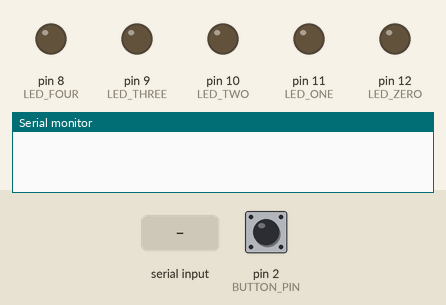
Bench run of a sketch on a simulated Arduino Uno, built with avr-gcc and run on an emulated ATmega328P. Parts: output pins drawn as LEDs (lit = HIGH), the last lines printed to the serial monitor. Inputs (shaded band) come from the test bench; at power-on: pin 2 (BUTTON_PIN) LOW.

Above: at 1.2 s.
1.3 s: "0" received over Serial
At 3.4 s:
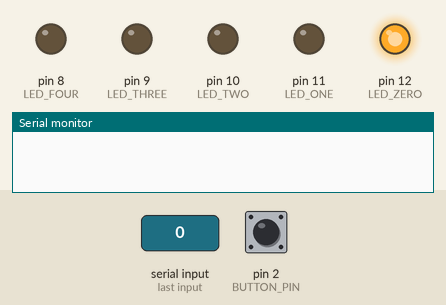
3.8 s: "1" received over Serial
At 5.9 s:
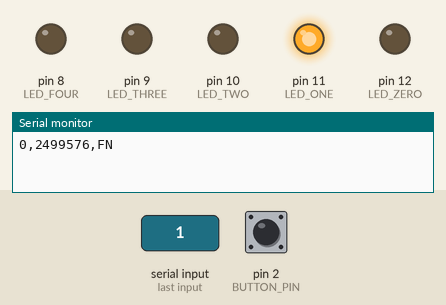
6.3 s: "2" received over Serial
At 7.8 s:
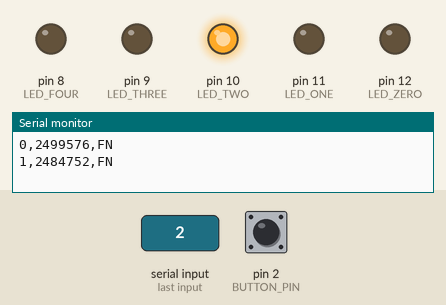
8.8 s: "3" received over Serial
At 10.9 s:
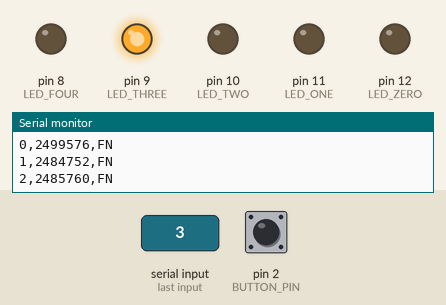
11.3 s: "4" received over Serial
At 12.8 s:
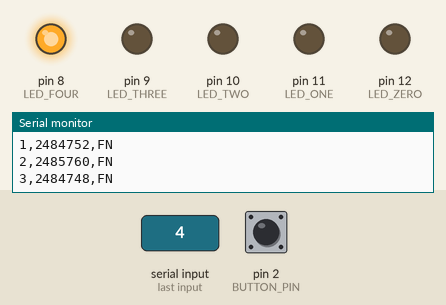
13.8 s: pin 2 (BUTTON_PIN) pulled HIGH for 0.15 s
At 14.6 s:
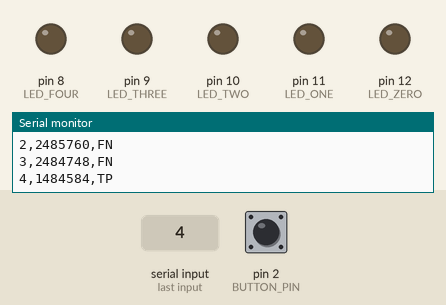
Timing chart, 0 to 16.4 s (numbered marks = the images above; inputs shaded):
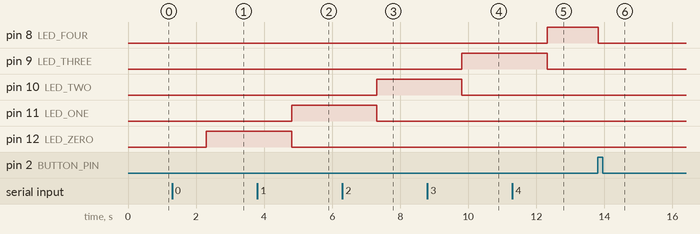

Measured:
- after the input at 1.3 s, pin 12 (LED_ZERO): LOW → HIGH after 1.0 s
- after the input at 3.8 s, pin 11 (LED_ONE): LOW → HIGH after 1.0 s; pin 12 (LED_ZERO): HIGH → LOW after 1.0 s
- after the input at 6.3 s, pin 10 (LED_TWO): LOW → HIGH after 1.0 s; pin 11 (LED_ONE): HIGH → LOW after 1.0 s
- after the input at 8.8 s, pin 9 (LED_THREE): LOW → HIGH after 1.0 s; pin 10 (LED_TWO): HIGH → LOW after 1.0 s
- after the input at 11.3 s, pin 8 (LED_FOUR): LOW → HIGH after 1.0 s; pin 9 (LED_THREE): HIGH → LOW after 1.0 s
- after the input at 13.8 s, pin 8 (LED_FOUR): HIGH → LOW at once

The sketch:

LEDControlPhysical.ino
```cpp
/*
 *          LED
 *  buttoon  True  false
 *  True    TP    FP
 *  False   FN    TN
 *
 *  T = true
 *  F = False
 *  P = Positive
 *  N = Negative
 *
 *   FN is never recorded as this is the case when the button is NOT pressed when LED's are not ON
 */

//setting pins
//LED pins
const int LED_ZERO = 12;
const int LED_ONE = 11;
const int LED_TWO = 10;
const int LED_THREE = 9;
const int LED_FOUR = 8;

//button pin
const int BUTTON_PIN = 2;


//setting states
//int ledState0 = LOW;
//int ledState1 = LOW;
//int ledState2 = LOW;
//int ledState3 = LOW;
//int ledState4 = LOW;
int buttonState = LOW;
int lastButtonState = LOW;

//debounce times
// button presses can flicker, if the state has been constant for more than the debounceDelay, then we assume a definite button press
unsigned long lastDebounceTime = 0; //the last time the outut pin was toggled
long debounceDelay = 20000; //20millisecond

//Serial input
String incoming = "";
String previousIncoming = ""; //in case of missed event

//button reading
int buttonRead = LOW;

//reaction time
unsigned long startTime; //time led was turned on
unsigned long reactionTime;

//flags
int isLedOn = 0; //button reading is taken only when LED is on
//int isMissed = 0; //send failed to detect event if this is true

void setup() {
  Serial.begin(9600); // send and receive at 9600 baud

  //setting pin modes for led
  pinMode(LED_ZERO,OUTPUT);
  pinMode(LED_ONE,OUTPUT);
  pinMode(LED_TWO,OUTPUT);
  pinMode(LED_THREE,OUTPUT);
  pinMode(LED_FOUR,OUTPUT);

  //setting pin modes for button
  pinMode(BUTTON_PIN,INPUT);

  //set init led states
  digitalWrite(LED_ZERO,LOW);
  digitalWrite(LED_ONE,LOW);
  digitalWrite(LED_TWO,LOW);
  digitalWrite(LED_THREE,LOW);
  digitalWrite(LED_FOUR,LOW);
}


void loop() {
  // put your main code here, to run repeatedly:

  if(Serial.available()>0){

    //set previousIncoming to last incoming
    previousIncoming = incoming;
//    checkFailedToDetect(incoming);

    //read message
    incoming = Serial.readString();

    setUpLed(incoming);
//    test(incoming);
  }

//  if(isLedOn == 1){
    buttonRead = digitalRead(BUTTON_PIN);
//  }

  if(buttonRead != lastButtonState){
    //reset debounce time
    lastDebounceTime = micros();
  }

  if((micros() - lastDebounceTime) > debounceDelay){
      //reading is stable
      if(buttonRead != buttonState){
        buttonState = buttonRead;

        //record the reaction time.
        if(buttonState == HIGH){
          if(isLedOn == 0){
            Serial.println(",,FP");
            Serial.flush();
          }else{
            switchOffLeds();
            reactionTime = lastDebounceTime - startTime;
            Serial.println(incoming+","+reactionTime+",TP");
            Serial.flush();
          }
        }
      }
  }

  lastButtonState = buttonRead;
}

void switchOffLeds(){
  digitalWrite(LED_ZERO,LOW);
  digitalWrite(LED_ONE,LOW);
  digitalWrite(LED_TWO,LOW);
  digitalWrite(LED_THREE,LOW);
  digitalWrite(LED_FOUR,LOW);
  isLedOn = 0;
}


//if participant failed to detect LED and new LED event received
//if true send "failed to detect"
//void checkFailedToDetect(String incoming){
//    if(isLedOn == 1){
//      reactionTime = micros() - startTime;
//      Serial.println("Failed to detect "+incoming+":"+reactionTime);
//      Serial.flush();
//    }
//}


//if participant failed to detect LED and new LED event received
//if true send "failed to detect"
void checkFailedToDetect(String previousIncoming){
  //  if and led is on then there is a missed event, send failed to detect with max reaction time allowed
  if(isLedOn == 1){
    reactionTime = micros() - startTime;
    Serial.println(previousIncoming+","+reactionTime+",FN");
    Serial.flush();
  }
}

int setUpLed(String incoming){

  if(incoming == "0"){
    checkFailedToDetect(previousIncoming);

    //start timer -  records current time
    startTime = micros();
    //turn on led 0
    digitalWrite(LED_ZERO,HIGH);
    digitalWrite(LED_ONE,LOW);
    digitalWrite(LED_TWO,LOW);
    digitalWrite(LED_THREE,LOW);
    digitalWrite(LED_FOUR,LOW);
    isLedOn = 1;
  }else if(incoming == "1"){
    checkFailedToDetect(previousIncoming);
    //start timer -  records current time
    startTime = micros();
    //turn on led 1
    digitalWrite(LED_ZERO,LOW);
    digitalWrite(LED_ONE,HIGH);
    digitalWrite(LED_TWO,LOW);
    digitalWrite(LED_THREE,LOW);
    digitalWrite(LED_FOUR,LOW);
    isLedOn = 1;
  }else if(incoming == "2"){
    checkFailedToDetect(previousIncoming);
    //start timer -  records current time
    startTime = micros();
    //turn on led 1
    digitalWrite(LED_ZERO,LOW);
    digitalWrite(LED_ONE,LOW);
    digitalWrite(LED_TWO,HIGH);
    digitalWrite(LED_THREE,LOW);
    digitalWrite(LED_FOUR,LOW);
    isLedOn = 1;
  }else if(incoming == "3"){
    checkFailedToDetect(previousIncoming);
    //start timer -  records current time
    startTime = micros();
    //turn on led 1
    digitalWrite(LED_ZERO,LOW);
    digitalWrite(LED_ONE,LOW);
    digitalWrite(LED_TWO,LOW);
    digitalWrite(LED_THREE,HIGH);
    digitalWrite(LED_FOUR,LOW);
    isLedOn = 1;
  }else if(incoming == "4"){
    checkFailedToDetect(previousIncoming);
    //start timer -  records current time
    startTime = micros();
    //turn on led 1
    digitalWrite(LED_ZERO,LOW);
    digitalWrite(LED_ONE,LOW);
    digitalWrite(LED_TWO,LOW);
    digitalWrite(LED_THREE,LOW);
    digitalWrite(LED_FOUR,HIGH);
    isLedOn = 1;
  }else if(incoming == "#"){
    checkFailedToDetect(previousIncoming);
    delay(1000);
    // string "#" is sent as a terminating character
    Serial.print("#");
    Serial.flush();
    switchOffLeds();
  }
}


//this works with the serial monitor
// "\n" needed
int test(String incoming){

  if(incoming == "0\n"){
    checkFailedToDetect(previousIncoming);
    //start timer -  records current time
    startTime = micros();
    Serial.println("zero");
    Serial.flush();
    //turn on led 0
    digitalWrite(LED_ZERO,HIGH);
    digitalWrite(LED_ONE,LOW);
    digitalWrite(LED_TWO,LOW);
    digitalWrite(LED_THREE,LOW);
    digitalWrite(LED_FOUR,LOW);
    isLedOn = 1;
  }else if(incoming == "1\n"){
    checkFailedToDetect(previousIncoming);
    //start timer -  records current time
    startTime = micros();
    Serial.println("one");
    Serial.flush();
    //turn on led 1
    digitalWrite(LED_ZERO,LOW);
    digitalWrite(LED_ONE,HIGH);
    digitalWrite(LED_TWO,LOW);
    digitalWrite(LED_THREE,LOW);
    digitalWrite(LED_FOUR,LOW);
    isLedOn = 1;
  }else if(incoming == "2\n"){
    checkFailedToDetect(previousIncoming);
    //start timer -  records current time
    startTime = micros();
    Serial.println("two");
    Serial.flush();
    //turn on led 1
    digitalWrite(LED_ZERO,LOW);
    digitalWrite(LED_ONE,LOW);
    digitalWrite(LED_TWO,HIGH);
    digitalWrite(LED_THREE,LOW);
    digitalWrite(LED_FOUR,LOW);
    isLedOn = 1;
  }else if(incoming == "3\n"){
    checkFailedToDetect(previousIncoming);
    //start timer -  records current time
    startTime = micros();
    Serial.println("three");
    Serial.flush();
    //turn on led 1
    digitalWrite(LED_ZERO,LOW);
    digitalWrite(LED_ONE,LOW);
    digitalWrite(LED_TWO,LOW);
    digitalWrite(LED_THREE,HIGH);
    digitalWrite(LED_FOUR,LOW);
    isLedOn = 1;
  }else if(incoming == "4\n"){
    checkFailedToDetect(previousIncoming);
    //start timer -  records current time
    startTime = micros();
    Serial.println("four");
    Serial.flush();
    //turn on led 1
    digitalWrite(LED_ZERO,LOW);
    digitalWrite(LED_ONE,LOW);
    digitalWrite(LED_TWO,LOW);
    digitalWrite(LED_THREE,LOW);
    digitalWrite(LED_FOUR,HIGH);
    isLedOn = 1;
  }else if(incoming == "#\n"){
    checkFailedToDetect(previousIncoming);
    delay(1000);
    // string "#" is sent as a terminating character
    Serial.print("#");
    Serial.flush();
    switchOffLeds();
  }
}
```
